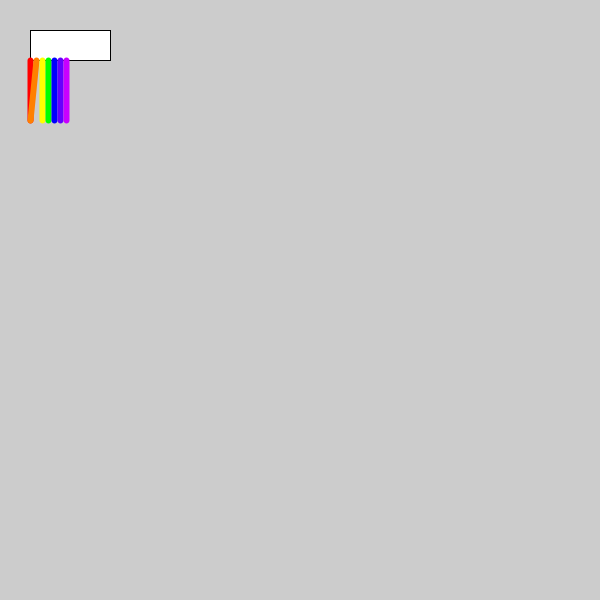
Frame 1 (no input)
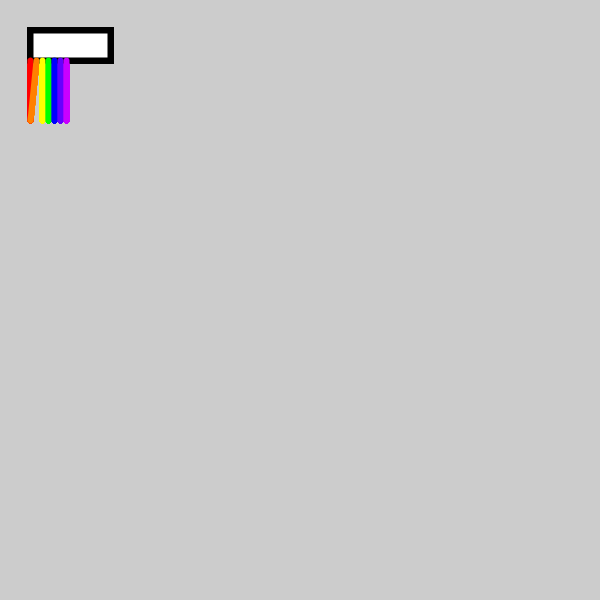
Frame 60 (the mouse pressed at the canvas centre just before this capture)
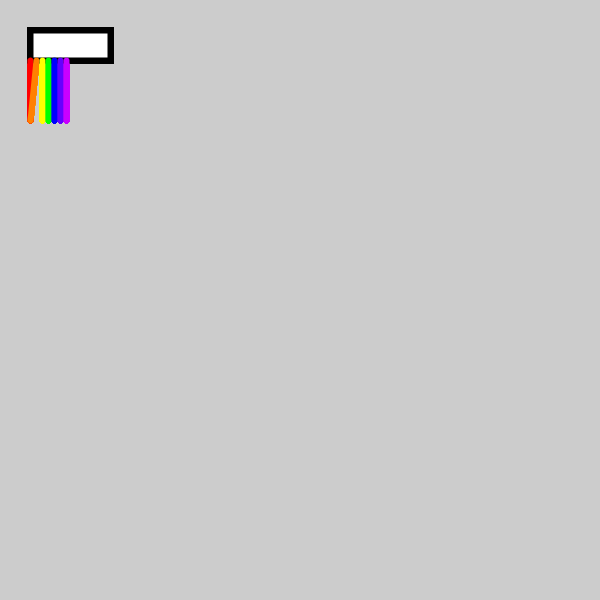
Frame 120 (the mouse held since frame 60 and released just before this capture)

The Processing sketch that drew these frames (run headless with seeded random() and noise(); from frame 60 on, the mouse is pressed at the canvas centre):

// Processing sketch: processing_103463
// ── processing_103463.pde

boolean overEraser = false;
boolean overRainbow = false;

void setup()
{
  size(600, 600);
}

void draw()
{
  fill(255);
  stroke(0);
  rect(30, 30, 80, 30);
  strokeWeight(6);
  stroke(255, 0, 0);
  line(30, 60, 30, 120);
  stroke(255, 128, 0);
  line(36, 60, 30, 120);
  stroke(255, 255, 0);
  line(42, 60, 42, 120);
  stroke(0, 255, 0);
  line(48, 60, 48, 120);
  stroke(0, 0, 255);
  line(54, 60, 54, 120);
  stroke(100, 0, 255);
  line(60, 60, 60, 120);
  stroke(200, 0, 255);
  line(66, 60, 66, 120);
}

void mouseDragged()
{
  strokeWeight(6);
  stroke(255, 0, 0);
  line(pmouseX, pmouseY-18, mouseX, mouseY-18);
  stroke(255, 128, 0);
  line(pmouseX, pmouseY-12, mouseX, mouseY-12);
  stroke(255, 255, 0);
  line(pmouseX, pmouseY-6, mouseX, mouseY-6);
  stroke(0, 255, 0);
  line(pmouseX, pmouseY, mouseX, mouseY);
  stroke(0, 0, 255);
  line(pmouseX, pmouseY+6, mouseX, mouseY+6);
  stroke(100, 0, 255);
  line(pmouseX, pmouseY+12, mouseX, mouseY+12);
  stroke(200, 0, 255);
  line(pmouseX, pmouseY+18, mouseX, mouseY+18);
}
